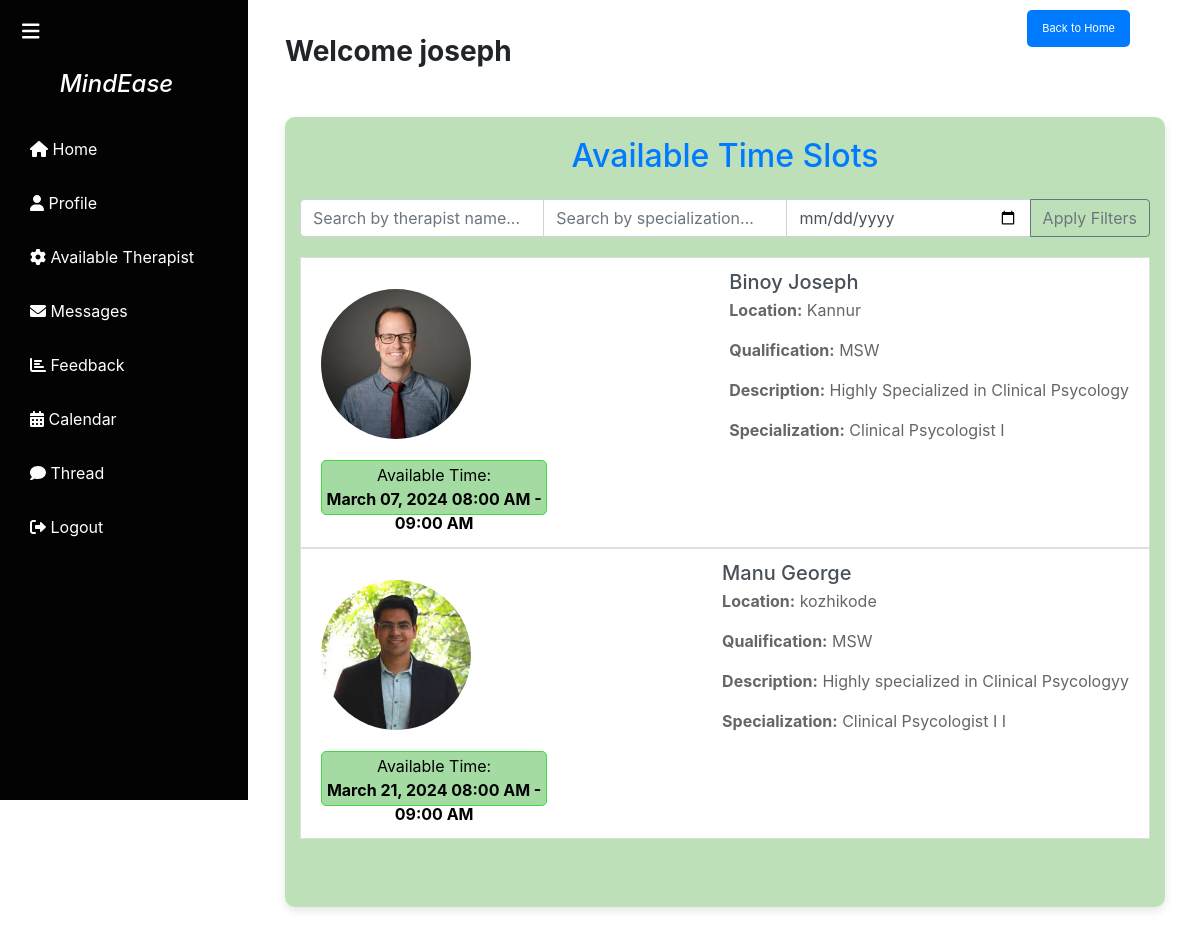
The page /view_time_slots/ (signed in) on the database its author committed.
### app1/models.py (models this page shows, shortened)
class User(AbstractUser):
    class Role(models.TextChoices):
        ADMIN = "ADMIN", "Admin"
        THERAPIST = "THERAPIST", "Therapist"
        USER = "USER", "User"
    role = models.CharField(max_length=50, choices=Role.choices)
    phone_number = models.CharField(max_length=15, blank=True, null=True)
    dob = models.DateField(blank=True, null=True)
    location = models.CharField(max_length=255, blank=True, null=True)
    qualification = models.CharField(max_length=255, blank=True, null=True)
    description = models.TextField(blank=True, null=True)
    specialization = models.CharField(max_length=255, blank=True, null=True)
    is_approved = models.BooleanField(default=False)
    is_therapist = models.BooleanField(default=False)
    profile_picture = models.ImageField(upload_to='profile_pics/', blank=True, null=True)

class TimeSlot(models.Model):
    class SessionType(models.TextChoices):
        MORNING = "MORNING", "Morning Session"
        AFTERNOON = "AFTERNOON", "Afternoon Session"
    TIME_SLOTS = [
        ("8-9", "8:00 AM - 9:00 AM"),
        ("9-10", "9:00 AM - 10:00 AM"),
        ("10-11", "10:00 AM - 11:00 AM"),
        ("12-1", "12:00 PM - 1:00 PM"),
        ("1-2", "1:00 PM - 2:00 PM"),
        ("2-3", "2:00 PM - 3:00 PM"),
        ("3-4", "3:00 PM - 4:00 PM"),
    ]
    therapist = models.ForeignKey(User, on_delete=models.CASCADE, related_name='available_time_slots')
    time_slot = models.CharField(max_length=5, choices=TIME_SLOTS, null=True)
    start_time = models.DateTimeField()
    end_time = models.DateTimeField()
    session_type = models.CharField(max_length=50, choices=SessionType.choices, null=True)
    is_booked = models.BooleanField(default=False)

### app1/views.py (the view)
# urls.py: path('view_time_slots/', views.view_time_slots, name='view_time_slots'),
def view_time_slots(request):
    time_slots = TimeSlot.objects.filter(is_booked=False)
    return render(request, 'view_time_slots.html', {'time_slots': time_slots})

### templates/view_time_slots.html (shortened to what this page needs)
<!DOCTYPE html>
<html lang="en">
<head>
  <link href="https://cdn.jsdelivr.net/npm/bootstrap@5.3.0/dist/css/bootstrap.min.css" rel="stylesheet">
  <link href="https://cdnjs.cloudflare.com/ajax/libs/font-awesome/6.0.0/css/all.min.css" rel="stylesheet">
<link href="https://cdnjs.cloudflare.com/ajax/libs/font-awesome/6.0.0/css/all.min.css" rel="stylesheet">
</head>
<body>
<div class="wrapper">
  <nav id="sidebar">
    <div class="sidebar-header">
      <strong><i><h3 id="brand">&nbsp;&nbsp;&nbsp;&nbsp;&nbsp;&nbsp;&nbsp;MindEase</h3></i></strong>
    </div>
    <div id="sidebar-content">
      <ul class="list-unstyled components">
        <li>
          <a href="/home" class="sidebar-link">
            <i class="fas fa-home"></i> <span class="sidebar-content-text">Home</span>
          </a>
        </li>
        <li>
          <a href='/update_profile' class="sidebar-link">
            <i class="fas fa-user"></i> <span class="sidebar-content-text">Profile</span>
          </a>
        </li>
        <li>
          <a href="{% url 'view_time_slots' %}" class="sidebar-link">
            <i class="fas fa-cog"></i> <span class="sidebar-content-text">Available Therapist</span>
          </a>
        </li>
        <li>
          <a href="#" class="sidebar-link">
            <i class="fas fa-envelope"></i> <span class="sidebar-content-text">Messages</span>
          </a>
        </li>
        <li>
          <a href="/write_experience" class="sidebar-link">
            <i class="fas fa-chart-bar"></i> <span class="sidebar-content-text">Feedback</span>
          </a>
        </li>
        <li>
          <a href="#" class="sidebar-link">
            <i class="fas fa-calendar-alt"></i> <span class="sidebar-content-text">Calendar</span>
          </a>
        </li>
        <li>
          <a href="/threads" class="sidebar-link">
            <i class="fas fa-comment"></i> <span class="sidebar-content-text">Thread</span>
          </a>
        </li>
        <li>
          <a href="{% url 'logout' %}" class="sidebar-link">
            <i class="fas fa-sign-out-alt"></i> <span class="sidebar-content-text">Logout</span>
          </a>
        </li>
      </ul>
    </div>
    <button type="button" id="sidebarCollapse" class="btn btn-dark">
      <i class="fas fa-bars"></i>
    </button>
  </nav>
  <a href="/" class="back-button">Back to Home</a>
  <div id="content">
    <main>
      {% if user.is_authenticated %}
        <strong><h3 class="font-weight-bold">Welcome {{ user.username }}</h3></strong>
      {% else %}
        <h3 class="font-weight-bold">Welcome, Please Log in</h3>
      {% endif %}
    <!DOCTYPE html>
    <html lang="en">
    <head>
        <link rel="stylesheet" href="https://stackpath.bootstrapcdn.com/bootstrap/4.3.1/css/bootstrap.min.css"
>
    </head>
    <body>
        <div class="main-content container mt-5">
            <h2 class="text-center mb-4">Available Time Slots</h2>
            <div class="input-group search-bar">
              <input type="text" class="form-control" placeholder="Search by therapist name..." id="nameFilter">
              <input type="text" class="form-control" placeholder="Search by specialization..." id="specializationFilter">
              <input type="date" class="form-control" id="dateFilter" placeholder="Select date...">
              <div class="input-group-append">
                  <button class="btn btn-outline-secondary" type="button" onclick="applyFilters()">Apply Filters</button>
              </div>
          </div>
            <head>
                <link href="https://stackpath.bootstrapcdn.com/bootstrap/4.5.2/css/bootstrap.min.css" rel="stylesheet">
            </head>
            <div class="list-group">
              {% regroup time_slots by therapist as therapist_time_slots %}
              {% for therapist_slots in therapist_time_slots %}
                  <div id="therapistSlots{{ therapist_slots.grouper }}">
                      {% if therapist_slots.list %}
                          {% with time_slot=therapist_slots.list.0 %}
                              <a href="#" class="list-group-item list-group-item-action" data-toggle="modal" data-target="#confirmationModal{{ time_slot.therapist.id }}" data-date="{{ time_slot.start_time|date:'Y-m-d' }}">
                                  <div class="d-flex w-100 justify-content-between align-items-center">
                                      {% if time_slot.therapist.profile_picture %}
                                          <img class="profile-picture" src="{{ time_slot.therapist.profile_picture.url }}" alt="Profile Picture">
                                      {% endif %}
                                      <div>
                                          <h5 class="mb-1">{{ time_slot.therapist.first_name }} {{ time_slot.therapist.last_name }}</h5>
                                          <p><strong>Location:</strong> {{ time_slot.therapist.location }}</p>
                                          <p><strong>Qualification:</strong> {{ time_slot.therapist.qualification }}</p>
                                          <p><strong>Description:</strong> {{ time_slot.therapist.description }}</p>
                                          <p><strong>Specialization:</strong> {{ time_slot.therapist.specialization }}</p>
                                      </div>
                                  </div>
                              {% for time_slot in therapist_slots.list %}
                                  <button class="time-slot-btn" data-toggle="modal" data-target="#confirmationModal{{ time_slot.id }}" data-date="{{ time_slot.start_time|date:'Y-m-d' }}">
                                      Available Time: <br>
                                      <strong>{{ time_slot.start_time|date:'F d, Y h:i A' }} - {{ time_slot.end_time|date:'h:i A' }}</strong>
                                  </button>
                              {% endfor %}
                          {% endwith %}
                        </a>
                      {% endif %}
                  </div>
              {% endfor %}
          </div>
    </body>
    </html>
<br>
<br>
    </main>
  </div>
</div>
</body>
</html>

### templates/view_time_slots.html (style rules this page uses)
body { font-family: 'Arial', sans-serif; margin: 0; }
.wrapper { display: flex; position: relative; }
#sidebar { height: 100vh; width: 250px; position: fixed; top: 0; left: 0; background-color: #030303; padding-top: 20px; color: #fff; transition: all 0.3s; border-right: 2px solid #fff; }
#sidebar-content { padding: 20px; }
#content { flex-grow: 1; padding: 15px; transition: all 0.3s; margin-left: 250px; }
.sidebar-link { padding: 10px; text-decoration: none; color: #fff; display: block; margin-bottom: 10px; }
#sidebarCollapse { position: fixed; top: 10px; left: 10px; z-index: 1; background: none; border: none; color: #fff; font-size: 20px; cursor: pointer; transition: all 0.3s; }
#brand { margin-left: 15px; font-size: 1.5em; }
body { font-family: Arial, sans-serif; background-color: #f4f4f4; margin: 0; padding: 20px; align-items: center; }
h2 { color: #333; }
p { color: #666; }
.back-button { position: fixed; top: 10px; right: 70px; background-color: #007bff; color: #ffffff; border: none; border-radius: 5px; padding: 10px 15px; cursor: pointer; font-size: 11px; text-decoration: none; transition: background-color 0.3s ease; }
body { background-color: #f8f9fa; margin: 0; }
.container { background-color: #bde0b9; padding: 20px; border-radius: 10px; box-shadow: 0 4px 8px rgba(0, 0, 0, 0.1); margin-top: 50px; }
h2 { color: #007bff; }
.list-group-item { border-radius: 10px; margin-bottom: 10px; transition: background-color 0.3s ease; border: 2px solid #1a3149; }
.profile-picture { max-width: 150px; max-height: 150px; border-radius: 50%; margin-right: 10px; }
.d-flex { flex-wrap: wrap; }
.list-group-item-action { cursor: pointer; }
.search-bar { margin-bottom: 20px; }
.main-content { margin-top: 70px; }
.time-slot-btn { background-color: #a3dba3; border: 1px solid #43d743; border-radius: 5px; padding:2px 4px; margin-top: 2px; width: 28%; height:55px; text-align: center; cursor: pointer; transition: background-color 0.3s ease; }

### rows shown on the page
User: username "joseph"
User: list.0.therapist.profile_picture (picture), list.0.therapist.first_name "Binoy", list.0.therapist.last_name "Joseph", list.0.therapist.location "Kannur", list.0.therapist.qualification "MSW", list.0.therapist.description "Highly Specialized in Clinical Psycology", list.0.therapist.specialization "Clinical Psycologist I"
TimeSlot: start_time "March 07, 2024 08:00 AM", end_time "09:00 AM"
User: list.0.therapist.profile_picture (picture), list.0.therapist.first_name "Manu", list.0.therapist.last_name "George", list.0.therapist.location "kozhikode", list.0.therapist.qualification "MSW", list.0.therapist.description "Highly specialized in Clinical Psycologyy", list.0.therapist.specialization "Clinical Psycologist I I"
TimeSlot: start_time "March 21, 2024 08:00 AM", end_time "09:00 AM"
